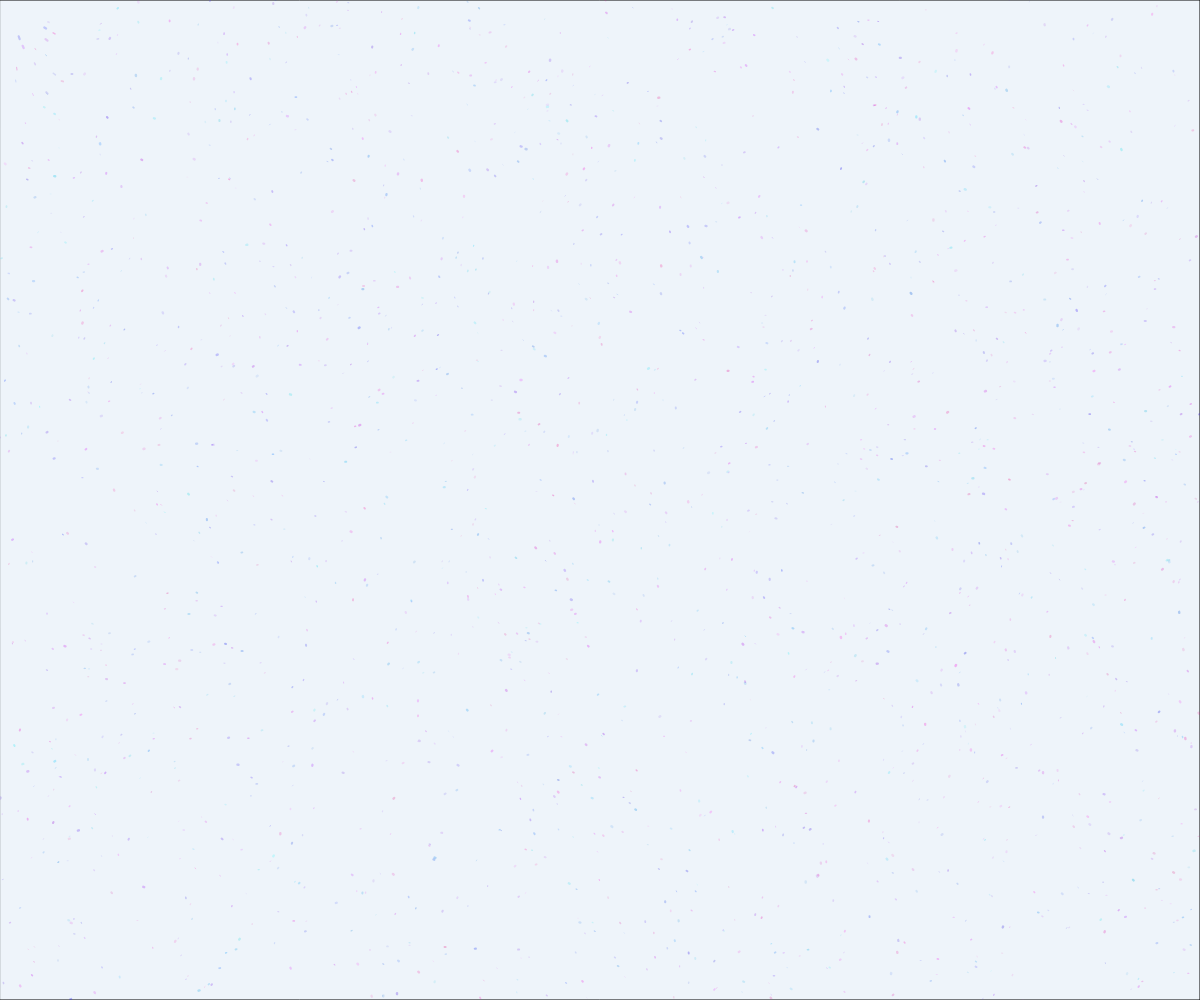
Frame 1 (no input)
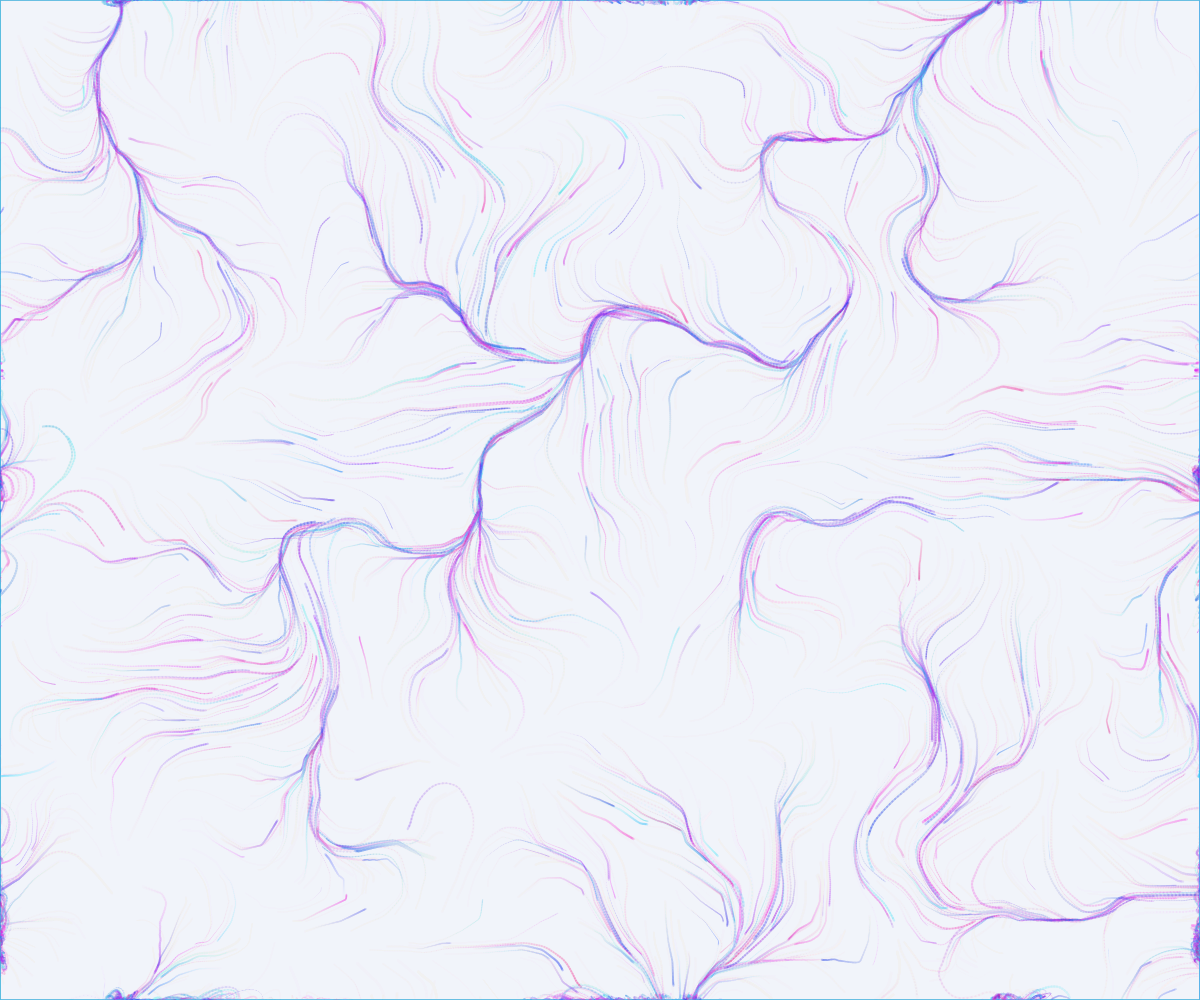
Frame 60 (no input)
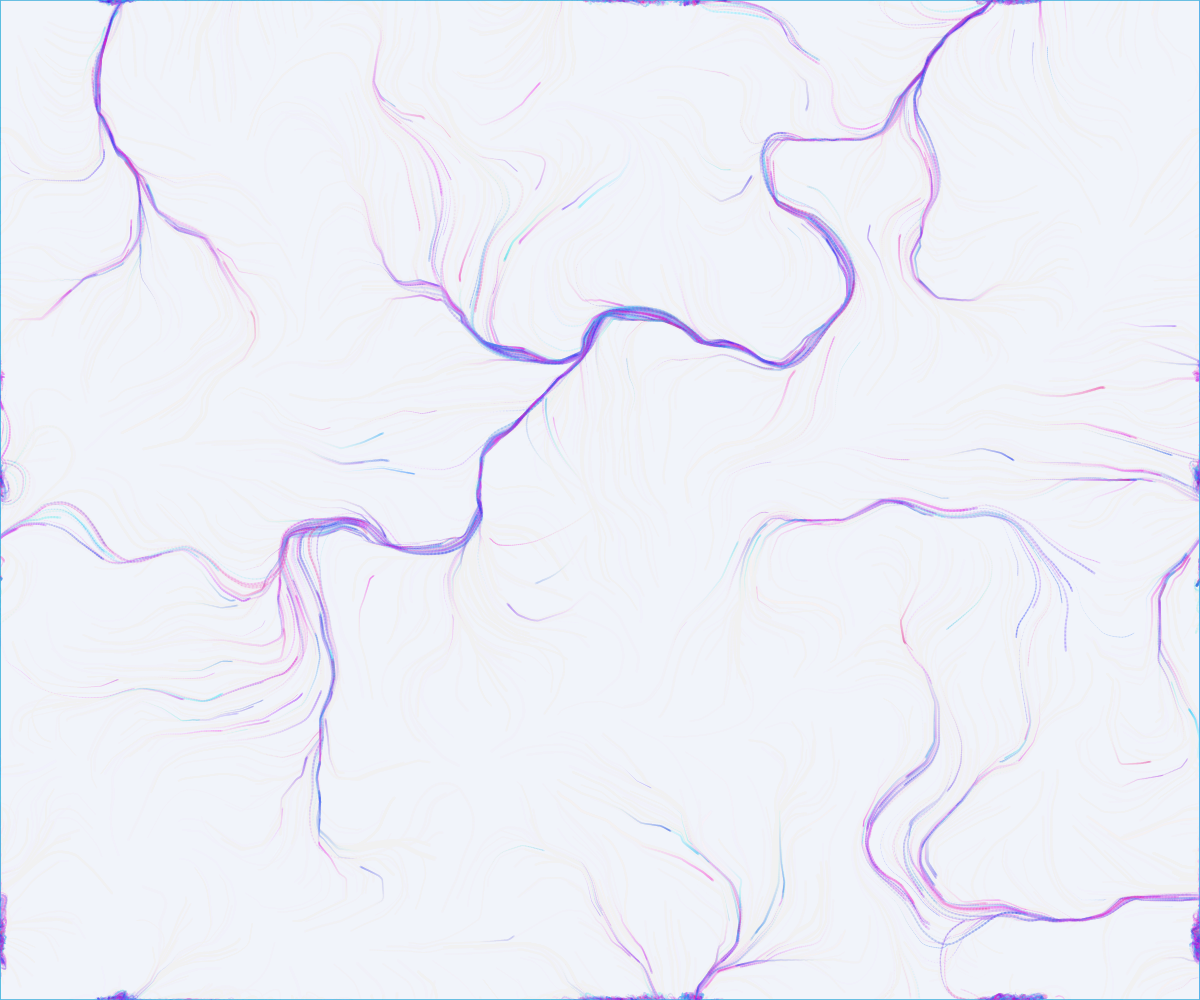
Frame 120 (the mouse pressed at the canvas centre since frame 60)

The p5.js sketch that drew these frames (run headless with seeded random() and noise() and a simulated clock; from frame 60 on, the mouse is pressed at the canvas centre):

// p5.js sketch
// ── sketch.js
// 粒子数组
let particles = [];
// 粒子数量
const PARTICLE_COUNT = 2000;
// 流场分辨率
const FLOW_FIELD_RESOLUTION = 20;
// 流场
let flowField = [];
// 流场列数
let cols;
// 流场行数
let rows;
// 噪声缩放
const NOISE_SCALE = 0.1;
// 噪声时间增量
const NOISE_TIME_INCREMENT = 0.003;
// 噪声空间增量
const NOISE_SPACE_INCREMENT = 0.1;
// 当前噪声时间
let noiseTime = 0;
// 鼠标影响半径
const MOUSE_INFLUENCE_RADIUS = 120;
// 鼠标影响强度
const MOUSE_INFLUENCE_STRENGTH = 8;

// 粒子类
class Particle {
  constructor() {
    this.pos = createVector(random(width), random(height));
    this.prevPos = this.pos.copy();
    this.vel = createVector(0, 0);
    this.acc = createVector(0, 0);
    this.maxSpeed = random(1, 4);
    // 扩大色相范围，包括蓝色、紫色和粉色
    this.hue = random([
      random(180, 240), // 蓝色系
      random(240, 290), // 紫色系
      random(290, 330)  // 粉色系
    ]);
    this.saturation = random(70, 100);
    this.brightness = random(85, 100);
    this.alpha = random(10, 30);
    this.size = random(0.5, 2.5);
  }

  // 更新粒子位置
  update() {
    this.vel.add(this.acc);
    this.vel.limit(this.maxSpeed);
    this.prevPos = this.pos.copy();
    this.pos.add(this.vel);
    this.acc.mult(0);
    
    // 边界处理
    if (this.pos.x > width) {
      this.pos.x = 0;
      this.prevPos = this.pos.copy();
    }
    if (this.pos.x < 0) {
      this.pos.x = width;
      this.prevPos = this.pos.copy();
    }
    if (this.pos.y > height) {
      this.pos.y = 0;
      this.prevPos = this.pos.copy();
    }
    if (this.pos.y < 0) {
      this.pos.y = height;
      this.prevPos = this.pos.copy();
    }
  }

  // 应用力
  applyForce(force) {
    this.acc.add(force);
  }

  // 跟随流场
  follow(flowfield) {
    let x = floor(this.pos.x / FLOW_FIELD_RESOLUTION);
    let y = floor(this.pos.y / FLOW_FIELD_RESOLUTION);
    let index = x + y * cols;
    
    // 确保索引在有效范围内
    if (index >= 0 && index < flowfield.length) {
      let force = flowfield[index];
      this.applyForce(force);
    }
  }

  // 显示粒子
  show() {
    stroke(this.hue, this.saturation, this.brightness, this.alpha);
    strokeWeight(this.size);
    line(this.prevPos.x, this.prevPos.y, this.pos.x, this.pos.y);
  }

  // 避开鼠标
  avoidMouse(mousePos, radius, strength) {
    let distance = p5.Vector.dist(this.pos, mousePos);
    
    if (distance < radius) {
      let repelForce = p5.Vector.sub(this.pos, mousePos);
      repelForce.normalize();
      repelForce.mult(strength * (1 - distance / radius));
      this.applyForce(repelForce);
    }
  }
}

// 设置
function setup() {
  createCanvas(windowWidth, windowHeight);
  colorMode(HSB, 360, 100, 100, 100);
  background(210, 5, 98); // 更浅的蓝色背景
  
  // 初始化流场
  cols = floor(width / FLOW_FIELD_RESOLUTION);
  rows = floor(height / FLOW_FIELD_RESOLUTION);
  
  // 创建流场
  updateFlowField();
  
  // 创建粒子
  for (let i = 0; i < PARTICLE_COUNT; i++) {
    particles.push(new Particle());
  }
}

// 更新流场
function updateFlowField() {
  flowField = new Array(cols * rows);
  
  let yOffset = 0;
  for (let y = 0; y < rows; y++) {
    let xOffset = 0;
    for (let x = 0; x < cols; x++) {
      let index = x + y * cols;
      let angle = noise(xOffset, yOffset, noiseTime) * TWO_PI * 2;
      let v = p5.Vector.fromAngle(angle);
      v.setMag(1);
      flowField[index] = v;
      xOffset += NOISE_SPACE_INCREMENT;
    }
    yOffset += NOISE_SPACE_INCREMENT;
  }
  
  noiseTime += NOISE_TIME_INCREMENT;
}

// 绘制
function draw() {
  // 半透明背景，创建拖尾效果
  fill(210, 5, 98, 3);
  rect(0, 0, width, height);
  
  // 每隔一段时间更新流场
  if (frameCount % 10 === 0) {
    updateFlowField();
  }
  
  // 创建鼠标位置向量
  let mousePos = createVector(mouseX, mouseY);
  
  // 更新并显示所有粒子
  for (let particle of particles) {
    particle.follow(flowField);
    particle.avoidMouse(mousePos, MOUSE_INFLUENCE_RADIUS, MOUSE_INFLUENCE_STRENGTH);
    particle.update();
    particle.show();
  }
}

// 窗口大小调整
function windowResized() {
  resizeCanvas(windowWidth, windowHeight);
  
  // 重新初始化流场
  cols = floor(width / FLOW_FIELD_RESOLUTION);
  rows = floor(height / FLOW_FIELD_RESOLUTION);
  updateFlowField();
}

// ── style.css
html, body {
    margin: 0;
    padding: 0;
    overflow: hidden;
    background-color: #f0f8ff;
}

canvas {
    display: block;
}
